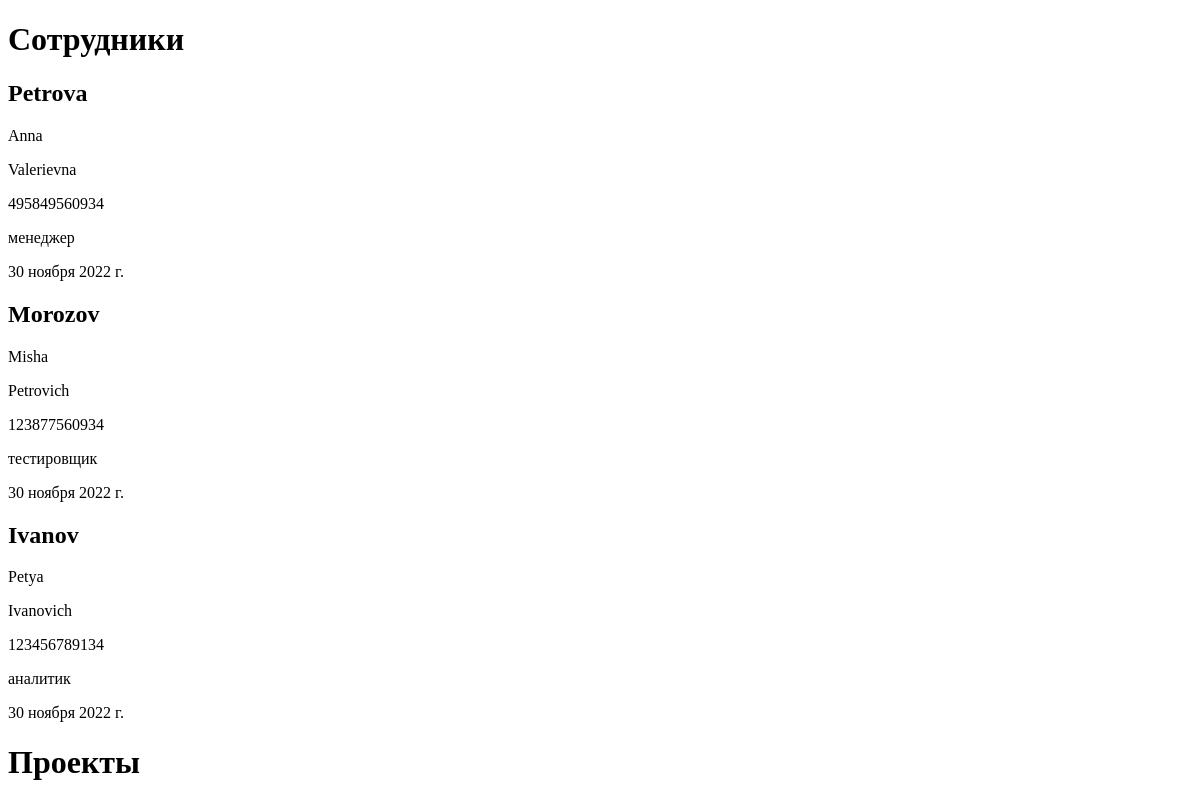
The app's page /, older data.
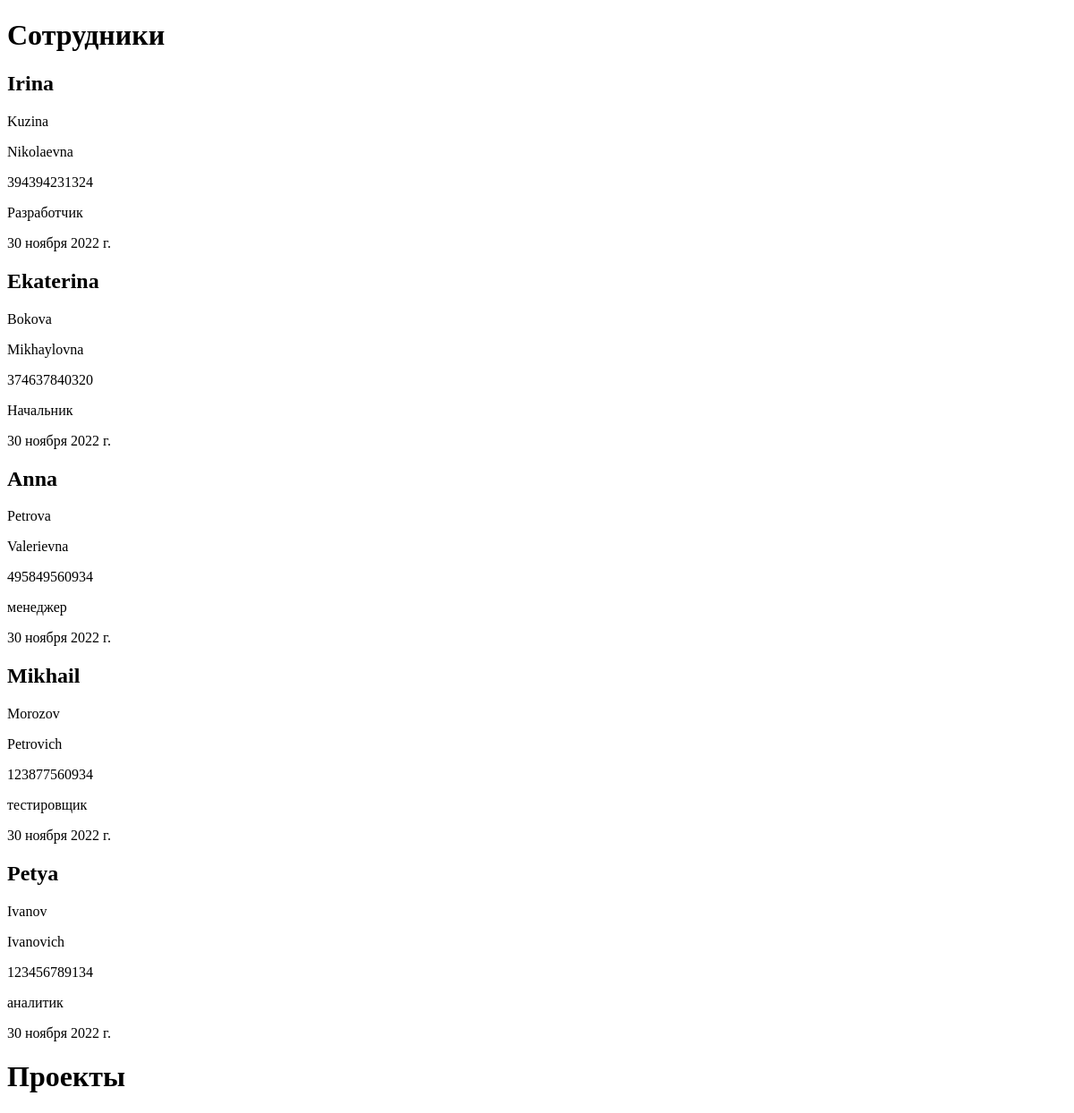
The same page, newer data.
### nii/models.py (models this page shows)
class Employees(models.Model):
    first_name = models.CharField(max_length=50, verbose_name='Имя')
    last_name = models.CharField(max_length=50, verbose_name='Фамилия')
    middle_name = models.CharField(max_length=50, verbose_name='Отчество')
    inn = models.TextField(null=True, blank=True, verbose_name='ИНН')
    position = models.CharField(max_length=50, verbose_name='Должность')
    data = models.DateField(auto_now_add=True, db_index=True, verbose_name='Дата рождения')
    class Meta:
        verbose_name_plural = 'Сотрудники'
        verbose_name = 'Сотрудник'
        ordering = ['-data']

### nii/views.py (the view)
# urls.py: path('', index),
def index(request):
    employeess = Employees.objects.all()
    projectss = Projects.objects.all()
    return render(request, "nii/index.html", {'employeess': employeess, 'projectss': projectss})

### nii/templates/nii/index.html (shortened to what this page needs)
<!DOCTYPE html>
<html lang="ru">
<head>
</head>
<body>
		<h1>Сотрудники</h1>
		{% for employees in employeess %}
		<div>
				<h2>{{ employees.first_name }}</h2>
				<p>{{ employees.last_name }}</p>
				<p>{{ employees.middle_name }}</p>
				<p>{{ employees.inn }}</p>
				<p>{{ employees.position }}</p>
				<p>{{ employees.data }}</p>
		</div>
		{% endfor %}
		<h1>Проекты</h1>
</body>
</html>

Row changes from the older to the newer data that the page shows:
added Employees: first_name "Irina", last_name "Kuzina", middle_name "Nikolaevna", inn "394394231324", position "Разработчик", data "30 ноября 2022 г."
added Employees: first_name "Ekaterina", last_name "Bokova", middle_name "Mikhaylovna", inn "374637840320", position "Начальник", data "30 ноября 2022 г."
changed Employees "Anna": first_name "Petrova" → "Anna"; last_name "Anna" → "Petrova"
changed Employees "Morozov": first_name "Morozov" → "Mikhail"; last_name "Misha" → "Morozov"
changed Employees "Petya": first_name "Ivanov" → "Petya"; last_name "Petya" → "Ivanov"
